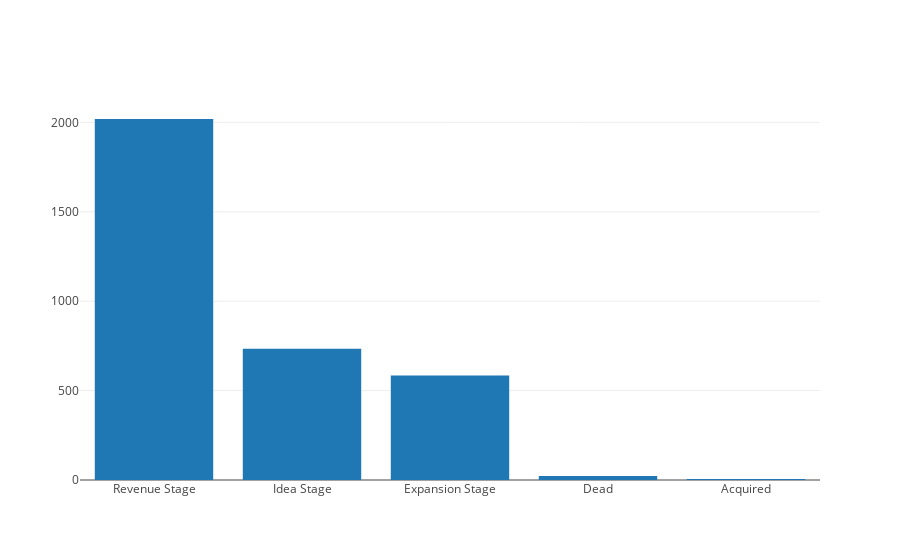

Notebook source saved alongside this figure:
### Code cell
iplot([go.Bar(x=stage_df.sort_values(['stage_count'], ascending=False).tail().index, y=stage_df.sort_values(['stage_count'], ascending=False).tail().stage_count)])

### Figure 1 — Plotly figure (JSON) as saved in the notebook; plotly's stock layout.template omitted (floating-point values rounded to 4 significant figures)
{"data": [{"type": "bar", "x": ["Revenue Stage", "Idea Stage", "Expansion Stage", "Dead", "Acquired"], "y": [2019, 734, 584, 22, 6]}], "layout": {}}
